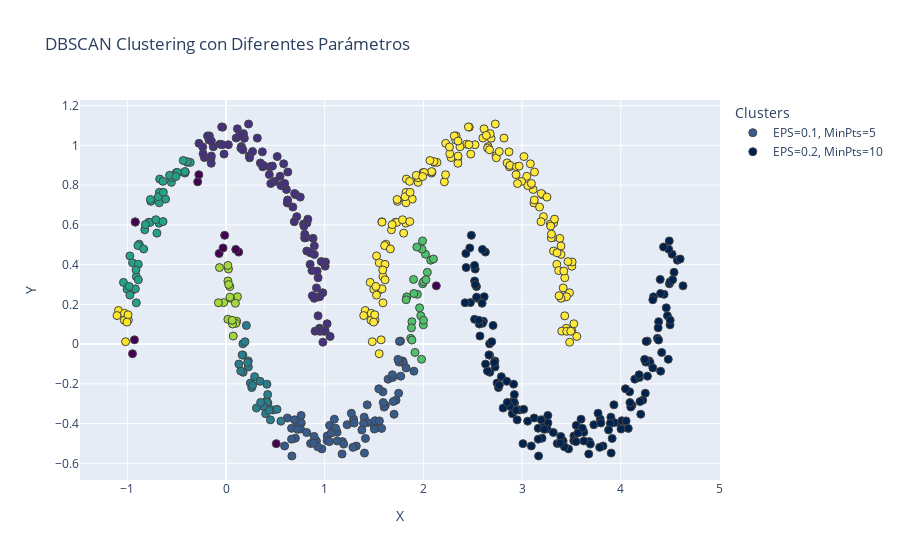

Notebook source saved alongside this figure:
### Markdown cell above
1. **Preparación**
  - **Entrada**: Conjunto de datos $S_n$, parámetros $\text{Eps}$ (epsilon) y $\text{MinPts}$.
  - **Inicialización**: Todos los puntos en $S_n$ están inicialmente marcados como no visitados.

2. **Proceso Principal**
Para cada punto $x$ en el conjunto de datos $S_n$, se repiten los siguientes subpasos hasta que todos los puntos hayan sido visitados:

  - 2.1. **Verificación de Punto No Visitado**
    - Si $x$ ya ha sido visitado, se pasa al siguiente punto en el conjunto de datos. Si $x$ no ha sido visitado, se marca como visitado y se procede al siguiente subpaso.

  - 2.2.  **Búsqueda de Vecinos**
    - Se calcula la ε-vecindad de $x$, $N_{\epsilon}(p)$, que incluye todos los puntos dentro de un radio $\text{Eps}$ de $x$.

  -  2.3. **Evaluación de Punto Central**
    - Si $|N_{\epsilon}(p)|$ es menor que $\text{MinPts}$, $x$ se marca como ruido (temporalmente, ya que podría ser alcanzado por un punto central en un paso posterior). Si $|N_{\epsilon}(x)|$ es mayor o igual a $\text{MinPts}$, $x$ es un punto central, y se procede al siguiente subpaso.

  - 2.4. **Expansión de Grupos**
    - Para un punto central $x$, se crea un nuevo grupo incluyendo $x$ y todos los puntos en $N_{\epsilon}(p)$.
    - Para cada punto $y$ en $N_{\epsilon}(p)$:
      - Si $y$ es un punto no visitado, se marca como visitado y se verifica si es un punto central (es decir, si $|N_{\epsilon}(q)|$ es mayor o igual a $\text{MinPts}$). Si es así, la ε-vecindad de $y$ se añade al grupo.
      - Si $y$ no pertenece a ningún grupo, se añade al grupo actual.

3. **Asignación de Puntos Frontera y Ruido**
  - A lo largo del proceso de expansión de grupos, los puntos que no son centrales pero se encuentran en la vecindad de un punto central se identifican como puntos frontera.
  - Los puntos que no han sido incluidos en ningún grupo después de explorar todo el conjunto de datos se consideran ruido definitivo.

4. **Resultado**
  Al finalizar, el algoritmo habrá identificado varios grupos basados en la densidad de los puntos en el conjunto de datos. Cada punto pertenecerá a exactamente un grupo o será marcado como ruido.

### Code cell
# DBSCAN: Diferentes Parámetros
X, _ = make_moons(n_samples=300, noise=0.05, random_state=42)

dbscan1 = DBSCAN(eps=0.1, min_samples=5)
clusters1 = dbscan1.fit_predict(X)
dbscan2 = DBSCAN(eps=0.2, min_samples=10)
clusters2 = dbscan2.fit_predict(X)

fig = go.Figure()

fig.add_trace(go.Scatter(x=X[:, 0], y=X[:, 1], mode='markers',
                        marker=dict(size=8, color=clusters1, colorscale='Viridis', line_width=1),
                        name='EPS=0.1, MinPts=5'))
fig.add_trace(go.Scatter(x=X[:, 0] + 2.5, y=X[:, 1], mode='markers',  # Desplazamos en X para diferenciar
                        marker=dict(size=8, color=clusters2, colorscale='Cividis', line_width=1),
                        name='EPS=0.2, MinPts=10'))
fig.update_layout(title="DBSCAN Clustering con Diferentes Parámetros",
                  xaxis_title="X",
                  yaxis_title="Y",
                  legend_title="Clusters")

# Mostrar figura
fig.show()

### Figure 1 — Plotly figure (JSON) as saved in the notebook; plotly's stock layout.template omitted (floating-point values rounded to 4 significant figures; data arrays with more than 128 entries replaced by an {"elided": "..."} marker saying what was removed)
{"data": [{"marker": {"color": {"elided": "300 int values"}, "colorscale": [[0, "#440154"], [0.1111, "#482878"], [0.2222, "#3e4989"], [0.3333, "#31688e"], [0.4444, "#26828e"], [0.5556, "#1f9e89"], [0.6667, "#35b779"], [0.7778, "#6ece58"], [0.8889, "#b5de2b"], [1, "#fde725"]], "line": {"width": 1}, "size": 8}, "mode": "markers", "name": "EPS=0.1, MinPts=5", "type": "scatter", "x": {"elided": "300 float values"}, "y": {"elided": "300 float values"}}, {"marker": {"color": {"elided": "300 int values"}, "colorscale": [[0, "#00224e"], [0.1111, "#123570"], [0.2222, "#3b496c"], [0.3333, "#575d6d"], [0.4444, "#707173"], [0.5556, "#8a8678"], [0.6667, "#a59c74"], [0.7778, "#c3b369"], [0.8889, "#e1cc55"], [1, "#fee838"]], "line": {"width": 1}, "size": 8}, "mode": "markers", "name": "EPS=0.2, MinPts=10", "type": "scatter", "x": {"elided": "300 float values"}, "y": {"elided": "300 float values"}}], "layout": {"legend": {"title": {"text": "Clusters"}}, "title": {"text": "DBSCAN Clustering con Diferentes Parámetros"}, "xaxis": {"title": {"text": "X"}}, "yaxis": {"title": {"text": "Y"}}}}
